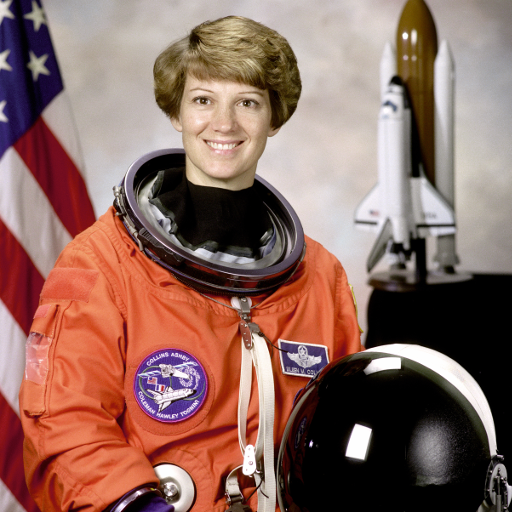
#> input picture skimage.data.astronaut(), 512 x 512 px
$ python computer_vision_lesson.py   (older library calls are emulated)
#> lines starting #> are read from the running program, lines starting #| are printed output that depends on the picture
"""
===============================================================================
Module 9: Computer Vision: Practical Lesson
From pixels to perception with OpenCV, NumPy and a small neural network
===============================================================================

Every image below ships with scikit-image, so there is nothing to download
(except the optional YOLO part at the end).

  Part 1  Images are arrays: shape, dtype, pixel values, grayscale, and the
          BGR vs RGB trap that turns red things blue.
  Part 2  Image processing: resizing with interpolation, a box blur and a
          sharpening kernel with cv2.filter2D, and Canny edge detection.
  Part 3  Face DETECTION with a classical cascade: where is the face?
          (Detection finds faces; recognition, which says WHOSE face, is a
          separate later step.)
  Part 4  A neural network that reads digits (64 -> 16 -> 16 -> 10, the
          small cousin of the 784-16-16-10 network from class), and a test
          of how badly it copes when the digits are shifted by 2 pixels.
  Part 5  (Optional) Real-time-style object detection with a pre-trained
          YOLOv8 model. Runs only if `ultralytics` is installed:
          pip install ultralytics   (in Colab: !pip install ultralytics)

Run:  python computer_vision_lesson.py
Needs: opencv-python, numpy, matplotlib, scikit-image, scikit-learn
===============================================================================
"""

import os
import numpy as np
import cv2
import matplotlib
matplotlib.use("Agg")  # save figures to files; no window needed
import matplotlib.pyplot as plt
from skimage import data
from sklearn.datasets import load_digits
from sklearn.model_selection import train_test_split
from sklearn.neural_network import MLPClassifier

SEED = 42


def header(title):
    print("\n" + "=" * 70)
    print(title)
    print("=" * 70)


# =============================================================================
# PART 1: IMAGES ARE ARRAYS
# =============================================================================
def part1_images_are_arrays():
    header("PART 1: AN IMAGE IS JUST A GRID OF NUMBERS")
    rgb = data.astronaut()                       # scikit-image gives RGB order
#> rgb is the input picture: shape (512, 512, 3); mean R, G, B 141.6, 105.8, 96.5
    bgr = cv2.cvtColor(rgb, cv2.COLOR_RGB2BGR)   # what cv2.imread() would give you
    gray = cv2.cvtColor(bgr, cv2.COLOR_BGR2GRAY)
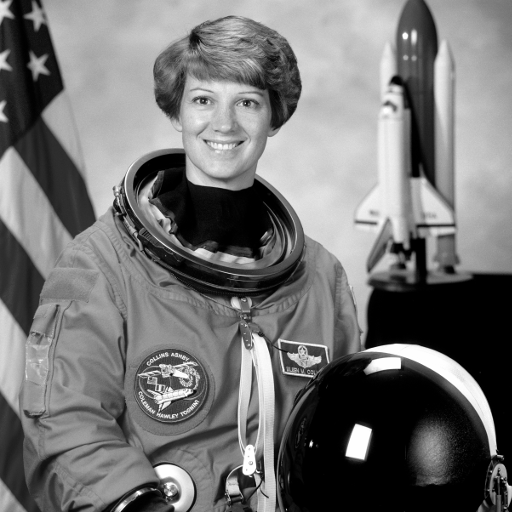
#> gray: shape (512, 512); min 0, max 255, mean 115.4

    h, w, c = bgr.shape
#> h = 512; w = 512; c = 3
    print(f"Colour image shape: {bgr.shape}  ->  {h} rows (height) x {w} columns (width) x {c} channels")
#| Colour image shape: (512, 512, 3)  ->  512 rows (height) x 512 columns (width) x 3 channels
    print(f"Data type: {bgr.dtype}  ->  every value is a whole number from {bgr.min()} to {bgr.max()}")
#| Data type: uint8  ->  every value is a whole number from 0 to 255
    print(f"Total numbers in this one photo: {bgr.size:,}")
#| Total numbers in this one photo: 786,432
    print(f"Grayscale shape: {gray.shape}  ->  one channel, {gray.size:,} numbers (a 66% saving)")
#| Grayscale shape: (512, 512)  ->  one channel, 262,144 numbers (a 66% saving)

    y, x = 250, 250
    b_val, g_val, r_val = bgr[y, x]
#> b_val = 25; g_val = 41; r_val = 41
    print(f"\nPixel at (y={y}, x={x}) in OpenCV's BGR order: B={b_val}, G={g_val}, R={r_val}")
#| Pixel at (y=250, x=250) in OpenCV's BGR order: B=25, G=41, R=41
    print(f"Same pixel in RGB order:                     R={rgb[y, x, 0]}, G={rgb[y, x, 1]}, B={rgb[y, x, 2]}")
#| Same pixel in RGB order:                     R=41, G=41, B=25
    print(f"Same pixel in grayscale: {gray[y, x]} (0 = black, 255 = white)")
#| Same pixel in grayscale: 39 (0 = black, 255 = white)

    # The BGR trap: what happens if you show OpenCV's BGR array with Matplotlib (which expects RGB)
    patch = rgb[350:450, 120:220].reshape(-1, 3).mean(axis=0).round()
#> patch = [168, 87, 96]
    r, g, b = (int(v) for v in patch)
#> r = 168; g = 87; b = 96
    print(f"\nAverage colour of a patch (rows 350-450, columns 120-220):")
    print(f"  read correctly as RGB:     R={r}, G={g}, B={b}  -> reddish")
#|   read correctly as RGB:     R=168, G=87, B=96  -> reddish
    print(f"  same numbers read as BGR:  R={b}, G={g}, B={r}  -> bluish")
#|   same numbers read as BGR:  R=96, G=87, B=168  -> bluish
    print("That is the BGR trap: show OpenCV's BGR array with Matplotlib (which expects RGB)")
    print("and red turns blue. Always call cv2.cvtColor(img, cv2.COLOR_BGR2RGB) before plt.imshow().")

    norm = gray / 255.0
    print(f"\nFor neural networks we scale to 0..1: min {norm.min():.2f}, max {norm.max():.2f}, mean {norm.mean():.3f}")
#| For neural networks we scale to 0..1: min 0.00, max 1.00, mean 0.453
    return rgb, bgr, gray


# =============================================================================
# PART 2: IMAGE PROCESSING (image in -> modified image out)
# =============================================================================
def part2_image_processing(bgr, gray):
    header("PART 2: RESIZE, BLUR, SHARPEN AND FIND EDGES")
    half = cv2.resize(bgr, (0, 0), fx=0.5, fy=0.5, interpolation=cv2.INTER_AREA)
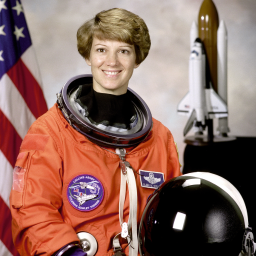
#> half: shape (256, 256, 3); mean B, G, R 96.6, 105.9, 141.7
    double = cv2.resize(bgr, (0, 0), fx=2, fy=2, interpolation=cv2.INTER_CUBIC)
    print(f"Downscale 50% with INTER_AREA:  {bgr.shape[:2]} -> {half.shape[:2]}")
#| Downscale 50% with INTER_AREA:  (512, 512) -> (256, 256)
    print(f"Upscale 200% with INTER_CUBIC:  {bgr.shape[:2]} -> {double.shape[:2]}")
#| Upscale 200% with INTER_CUBIC:  (512, 512) -> (1024, 1024)

    # Convolution: slide a small kernel over the image, replace each pixel by a weighted sum
    blur_kernel = np.ones((3, 3), np.float32) / 9.0                       # average of 9 neighbours
    sharpen_kernel = np.array([[0, -1, 0], [-1, 5, -1], [0, -1, 0]], np.float32)
    blurred = cv2.filter2D(gray, -1, blur_kernel)
    sharpened = cv2.filter2D(gray, -1, sharpen_kernel)
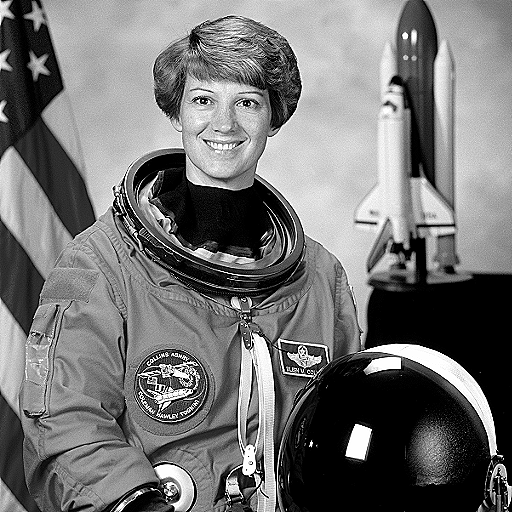
#> sharpened: shape (512, 512); min 0, max 255, mean 115.7
    print("\nBlur kernel (each weight 1/9):\n", blur_kernel.round(3))
    print("Sharpen kernel (centre +5, neighbours -1):\n", sharpen_kernel.astype(int))

    def sharpness(img):   # variance of the Laplacian: higher = more fine detail
        return cv2.Laplacian(img, cv2.CV_64F).var()
    print(f"\nSharpness score (variance of Laplacian):")
    print(f"  original {sharpness(gray):8.1f}")
#|   original    860.6
    print(f"  blurred  {sharpness(blurred):8.1f}   <- detail smoothed away")
#|   blurred      93.0   <- detail smoothed away
    print(f"  sharpened{sharpness(sharpened):8.1f}   <- edges exaggerated")
#|   sharpened 11623.5   <- edges exaggerated

    edges = cv2.Canny(gray, threshold1=50, threshold2=200)
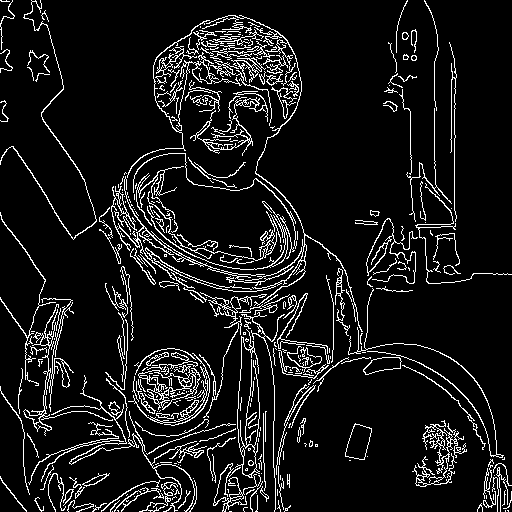
#> edges: shape (512, 512); 9.3% white in thin lines or dots
    edges_loose = cv2.Canny(gray, threshold1=20, threshold2=60)
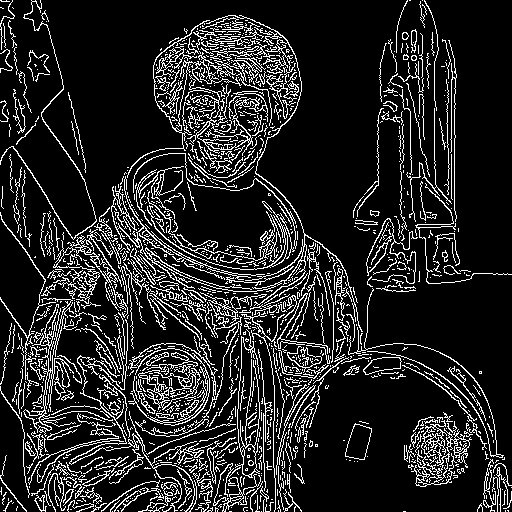
#> edges_loose: shape (512, 512); 14.6% white in thin lines or dots
    pct = lambda e: (e > 0).mean() * 100
    print(f"\nCanny edges (thresholds 50/200): {pct(edges):.1f}% of pixels are edges")
#| Canny edges (thresholds 50/200): 9.3% of pixels are edges
    print(f"Canny edges (thresholds 20/60):  {pct(edges_loose):.1f}%   <- lower thresholds keep weaker edges")
#| Canny edges (thresholds 20/60):  14.6%   <- lower thresholds keep weaker edges
    return blurred, sharpened, edges


# =============================================================================
# PART 3: FACE DETECTION (image in -> boxes out)
# =============================================================================
def detect_faces(gray):
    """Use OpenCV's Haar cascade if it is available, otherwise scikit-image's LBP cascade."""
    haar = None
    if hasattr(cv2, "CascadeClassifier") and hasattr(cv2, "data"):
        path = os.path.join(cv2.data.haarcascades, "haarcascade_frontalface_default.xml")
        if os.path.exists(path):
            haar = cv2.CascadeClassifier(path)
    if haar is not None and not haar.empty():
        boxes = haar.detectMultiScale(gray, scaleFactor=1.1, minNeighbors=5, minSize=(60, 60))
#> boxes = [[177, 66, 95, 95]]
        return [tuple(int(v) for v in b) for b in boxes], "OpenCV Haar cascade (Viola-Jones)"

    from skimage.feature import Cascade   # same idea, LBP features instead of Haar features
    detector = Cascade(data.lbp_frontal_face_cascade_filename())
    found = detector.detect_multi_scale(img=gray, scale_factor=1.1, step_ratio=1,
                                        min_size=(60, 60), max_size=(300, 300))
    return [(d["c"], d["r"], d["width"], d["height"]) for d in found], "scikit-image LBP cascade"


def part3_face_detection(bgr, gray):
    header("PART 3: FACE DETECTION (WHERE is the face?)")
    boxes, method = detect_faces(gray)
#> boxes = [(177, 66, 95, 95)]; method = 'OpenCV Haar cascade (Viola-Jones)'
    print(f"Detector: {method}")
#| Detector: OpenCV Haar cascade (Viola-Jones)
    print(f"Faces found: {len(boxes)}")
#| Faces found: 1
    annotated = bgr.copy()
    for (x, y, w, h) in boxes:
        print(f"  box x={x}, y={y}, width={w}, height={h}")
        cv2.rectangle(annotated, (x, y), (x + w, y + h), (0, 0, 255), 3)        # red in BGR
        cv2.putText(annotated, "Face", (x, y - 10), cv2.FONT_HERSHEY_SIMPLEX, 0.9, (0, 0, 255), 2)
#> this loop made 1 pass
#|   box x=177, y=66, width=95, height=95
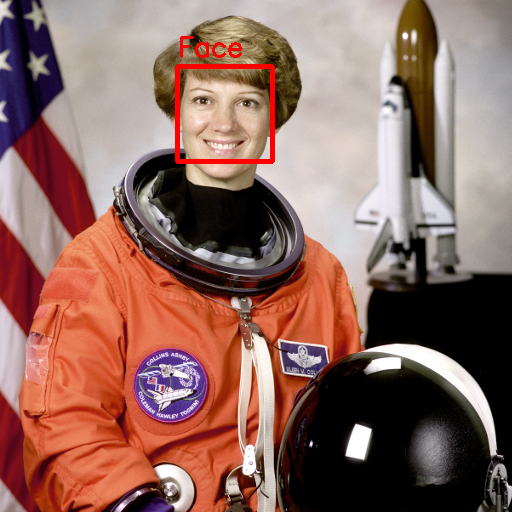
#> annotated: shape (512, 512, 3); mean B, G, R 95.6, 104.7, 142.6
    print("Detection only says WHERE a face is. Recognition (WHOSE face) would crop this box")
    print("and compare a 128-number face embedding against a database of known people.")

    # Classical cascades struggle with rotated faces: try the same photo turned 90 degrees
    rotated = cv2.rotate(gray, cv2.ROTATE_90_CLOCKWISE)
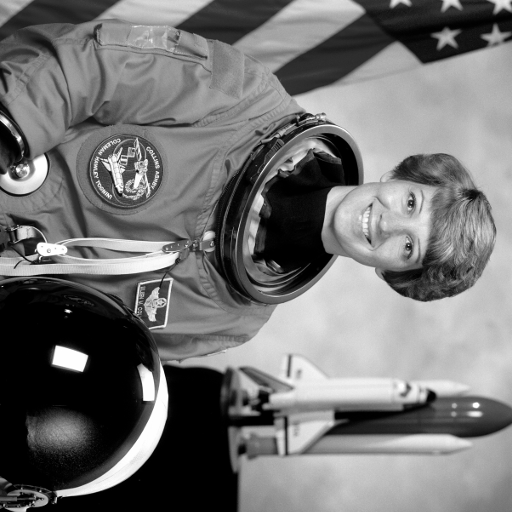
#> rotated: shape (512, 512); min 0, max 255, mean 115.4
    rot_boxes, _ = detect_faces(rotated)
#> rot_boxes = []
    print(f"\nSame photo rotated 90 degrees: {len(rot_boxes)} face(s) found  <- cascades expect upright, frontal faces")
#| Same photo rotated 90 degrees: 0 face(s) found  <- cascades expect upright, frontal faces
    return annotated


# =============================================================================
# PART 4: A NEURAL NETWORK THAT READS DIGITS
# =============================================================================
def shift_images(X, dx, size=8):
    """Move every 8x8 digit dx pixels to the right (empty space fills with 0)."""
    imgs = X.reshape(-1, size, size)
    shifted = np.zeros_like(imgs)
    shifted[:, :, dx:] = imgs[:, :, :size - dx]
    return shifted.reshape(len(X), -1)


def part4_digit_network():
    header("PART 4: A NEURAL NETWORK THAT READS HANDWRITTEN DIGITS")
    digits = load_digits()
    X, y = digits.data / 16.0, digits.target
    X_train, X_test, y_train, y_test = train_test_split(X, y, test_size=0.25, random_state=SEED, stratify=y)

    net = MLPClassifier(hidden_layer_sizes=(16, 16), activation="relu", max_iter=2000, random_state=SEED)
    net.fit(X_train, y_train)

    n_params = sum(w.size for w in net.coefs_) + sum(b.size for b in net.intercepts_)
    print("Architecture: 64 inputs (8x8 pixels) -> 16 -> 16 -> 10 outputs")
    print(f"Learnable weights and biases: {n_params:,}")
    print("(The class example, 784 -> 16 -> 16 -> 10 for 28x28 images, has 13,002.)")
    acc = net.score(X_test, y_test)
    print(f"\nTest accuracy on {len(X_test)} unseen digits: {acc:.1%}")

    print("\nNow shift every test digit sideways and ask the same network again:")
    for dx in (1, 2):
        shifted_acc = net.score(shift_images(X_test, dx), y_test)
        print(f"  shifted {dx} pixel(s) right: {shifted_acc:.1%}")
    print("A plain dense network learns 'which pixels light up', so a small shift confuses it.")
    print("Convolutional networks (CNNs) and YOLO slide filters across the image, which fixes this.")
    return net, X_test, y_test, digits


# =============================================================================
# PART 5 (OPTIONAL): YOLO OBJECT DETECTION
# =============================================================================
def part5_yolo(rgb):
    header("PART 5 (OPTIONAL): OBJECT DETECTION WITH YOLOv8")
    try:
        from ultralytics import YOLO
    except ImportError:
        print("ultralytics is not installed, so this part is skipped.")
        print("To try it: pip install ultralytics   (in Colab: !pip install ultralytics)")
        return None
    model = YOLO("yolov8n.pt")           # small pre-trained model, 80 everyday object classes
    scene = data.coffee()                # a coffee cup on a table
    results = model(scene, verbose=False)[0]
    print(f"YOLOv8n looked at the image ONCE and found {len(results.boxes)} object(s):")
    for box in results.boxes:
        name = results.names[int(box.cls)]
        x1, y1, x2, y2 = box.xyxy[0].tolist()
        print(f"  {name:<12} confidence {float(box.conf):.0%}  box ({x1:.0f}, {y1:.0f}) to ({x2:.0f}, {y2:.0f})")
    plotted = results.plot()             # returns the image with boxes drawn on it
    return plotted


# =============================================================================
# PLOT
# =============================================================================
def plot_all(rgb, bgr, gray, blurred, sharpened, edges, annotated, net, X_test, y_test, yolo_img):
    fig, axes = plt.subplots(2, 4, figsize=(18, 9.5))
    show = [
        (rgb, "A) Original (RGB)", None),
        (bgr, "B) BGR shown as if RGB: the trap", None),
        (gray, "C) Grayscale: one channel", "gray"),
        (blurred, "D) 3x3 box blur", "gray"),
        (sharpened, "E) Sharpening kernel", "gray"),
        (edges, "F) Canny edges (50 / 200)", "gray"),
        (cv2.cvtColor(annotated, cv2.COLOR_BGR2RGB), "G) Face detection", None),
    ]
    for ax, (img, title, cmap) in zip(axes.flat, show):
        ax.imshow(img, cmap=cmap)
        ax.set_title(title, fontsize=13, fontweight="bold")
        ax.axis("off")

    ax = axes.flat[7]
    if yolo_img is not None:
        ax.imshow(cv2.cvtColor(yolo_img, cv2.COLOR_BGR2RGB))
        ax.set_title("H) YOLOv8 detections", fontsize=13, fontweight="bold")
        ax.axis("off")
    else:
        preds = net.predict(X_test[:12])
        ax.axis("off")
        ax.set_title("H) Network reading digits", fontsize=13, fontweight="bold")
        for k in range(12):
            sub = ax.inset_axes([(k % 4) * 0.25 + 0.03, 0.68 - (k // 4) * 0.33, 0.19, 0.27])
            sub.imshow(X_test[k].reshape(8, 8), cmap="gray_r")
            ok = preds[k] == y_test[k]
            sub.set_title(f"pred {preds[k]}", fontsize=10, color="#2ca02c" if ok else "#d62728")
            sub.set_xticks([]); sub.set_yticks([])

    plt.tight_layout()
    path = "computer_vision_master_plot.png"
    plt.savefig(path, dpi=80, bbox_inches="tight")
    plt.close()
    print(f"\n[Plot] Saved {path}")


def main():
    print("=" * 70)
    print("MODULE 9: COMPUTER VISION: PRACTICAL LAB")
    print("=" * 70)
    rgb, bgr, gray = part1_images_are_arrays()
    blurred, sharpened, edges = part2_image_processing(bgr, gray)
    annotated = part3_face_detection(bgr, gray)
    net, X_test, y_test, _ = part4_digit_network()
    yolo_img = part5_yolo(rgb)
    plot_all(rgb, bgr, gray, blurred, sharpened, edges, annotated, net, X_test, y_test, yolo_img)


if __name__ == "__main__":
    main()
#> (the call stopped at in part5_yolo, `model = YOLO("yolov8n.pt")`: ultralytics is not available in this run)
